Frame 1 (no input): blank canvas, image omitted
Frame 60 (the mouse pressed at the canvas centre just before this capture): blank canvas, image omitted
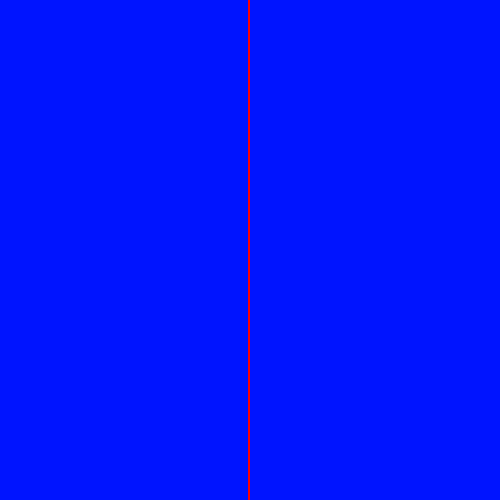
Frame 120 (the mouse held since frame 60 and released just before this capture)

The Processing sketch whose frames 1 and 60 were blank and that drew this single picture after the mouse press (run headless with seeded random() and noise(); from frame 60 on, the mouse is pressed at the canvas centre):

// Processing sketch: sketch_1001c
// ── sketch_1001c.pde
int barWidth = 2;
void setup() {
  size(500, 500);
  noStroke();
}

void draw() {
  for (int x=0; x<= width; x += barWidth) {
    if (mouseX > x && mouseY <= x + barWidth){
      fill(255,0,0);
    } else{
      fill(0,20,255);
    }
    rect(x,0, barWidth, height);
  }
}
